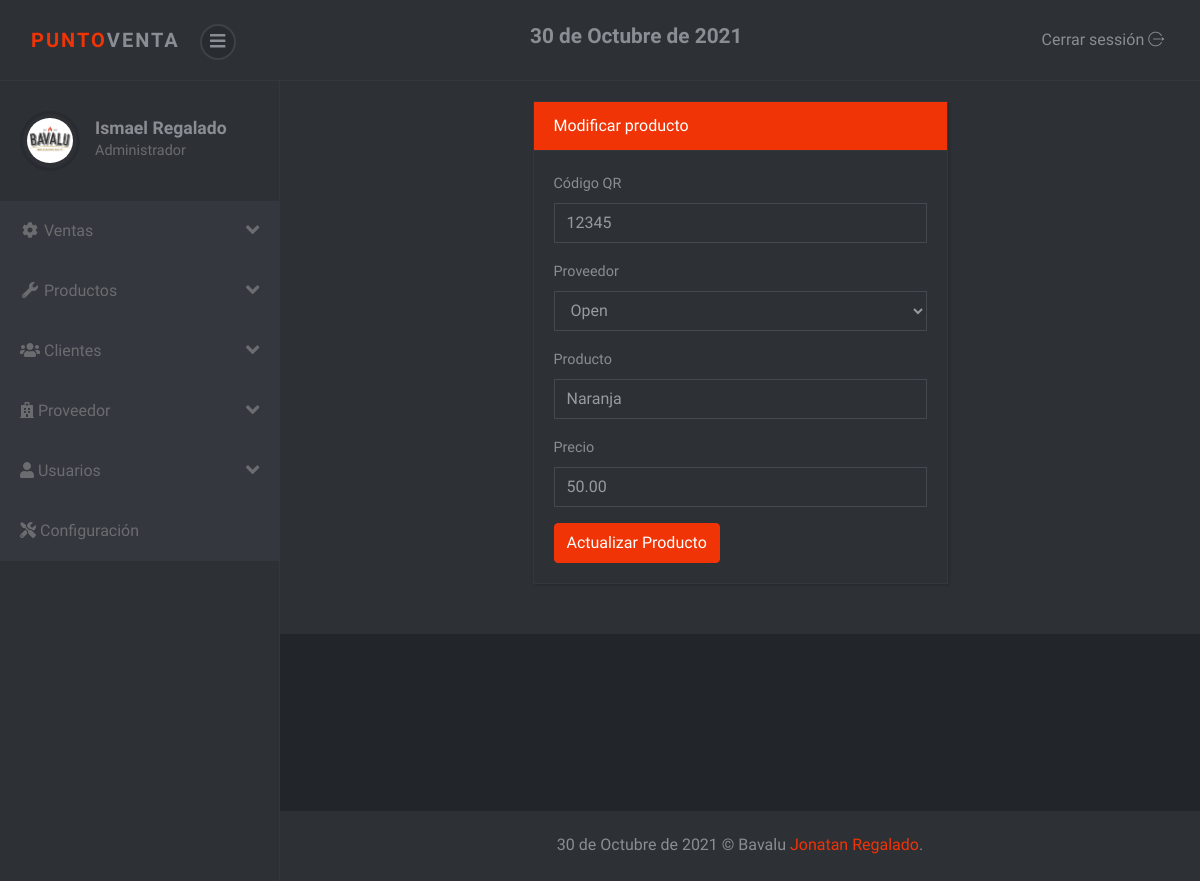
Page /sistema/editar_producto.php?id=1 (signed in) on the committed database.
### tables this page shows
CREATE TABLE `producto` (
  `codproducto` int(11) NOT NULL,
  `codigo` varchar(20) NOT NULL,
  `descripcion` varchar(200) NOT NULL,
  `proveedor` int(11) NOT NULL,
  `precio` decimal(10,2) NOT NULL,
  `existencia` int(11) NOT NULL,
  `usuario_id` int(11) NOT NULL
);

CREATE TABLE `proveedor` (
  `codproveedor` int(11) NOT NULL,
  `proveedor` varchar(100) NOT NULL,
  `contacto` varchar(100) NOT NULL,
  `telefono` int(11) NOT NULL,
  `direccion` varchar(100) NOT NULL,
  `usuario_id` int(11) NOT NULL
);

### sistema/editar_producto.php (the view, shortened to what this page needs)
<?php
include_once "includes/header.php";
include "../conexion.php";
if (empty($_REQUEST['id'])) {
  header("Location: lista_productos.php");
} else {
  $id_producto = $_REQUEST['id'];
  $query_producto = mysqli_query($conexion, "SELECT p.codproducto, p.codigo, p.descripcion, p.precio, pr.codproveedor, pr.proveedor FROM producto p INNER JOIN proveedor pr ON p.proveedor = pr.codproveedor WHERE p.codproducto = $id_producto");
  $result_producto = mysqli_num_rows($query_producto);
  if ($result_producto > 0) {
    $data_producto = mysqli_fetch_assoc($query_producto);
  } else {
    header("Location: lista_productos.php");
  }
}
?>
<div class="container-fluid">
  <div class="row">
    <div class="col-lg-6 m-auto">
      <div class="card">
        <div class="card-header bg-primary text-white">
          Modificar producto
        </div>
        <div class="card-body">
          <form action="" method="post">
            <div class="form-group">
              <label for="codigo">Código QR</label>
              <input type="text" placeholder="Ingrese código QR" name="codigo" id="codigo" class="form-control" value="<?php echo $data_producto['codigo']; ?>">
            </div>
            <div class="form-group">
              <label for="nombre">Proveedor</label>
              <select id="proveedor" name="proveedor" class="form-control">
                <option value="<?php echo $data_producto['codproveedor']; ?>" selected><?php echo $data_producto['proveedor']; ?></option>
              </select>
            </div>
            <div class="form-group">
              <label for="producto">Producto</label>
              <input type="text" class="form-control" placeholder="Ingrese nombre del producto" name="producto" id="producto" value="<?php echo $data_producto['descripcion']; ?>">
            </div>
            <div class="form-group">
              <label for="precio">Precio</label>
              <input type="text" placeholder="Ingrese precio" class="form-control" name="precio" id="precio" value="<?php echo $data_producto['precio']; ?>">
            </div>
            <input type="submit" value="Actualizar Producto" class="btn btn-primary">
          </form>
        </div>
      </div>
    </div>
  </div>
</div>
<?php include_once "includes/footer.php"; ?>

### sistema/css/style.violet.css (style rules this page uses)
body { position: relative; }
input { outline: none; }
.card { margin-bottom: 30px; -webkit-box-shadow: 2px 2px 2px rgba(0, 0, 0, 0.1), -1px 0 2px rgba(0, 0, 0, 0.05); box-shadow: 2px 2px 2px rgba(0, 0, 0, 0.1), -1px 0 2px rgba(0, 0, 0, 0.05); }
.form-control { height: calc(2.4rem + 2px); border: 1px solid #444951; background: transparent; border-radius: 0; color: #979a9f; padding: 0.45rem 0.75rem; }
button, input[type='submit'] { cursor: pointer; font-family: inherit; font-weight: 300 !important; }
form label { font-size: .9rem; color: #8a8d93; }
.btn { font-weight: 400; border: 1px solid transparent; padding: 0.45rem 0.75rem; font-size: 1rem; line-height: 1.5; border-radius: 0.25rem; -webkit-transition: color 0.15s ease-in-out, background-color 0.15s ease-in-out, border-color 0.15s ease-in-out, -webkit-box-shadow 0.15s ease-in-out; transition: color 0.15s ease-in-out, background-color 0.15s ease-in-out, border-color 0.15s ease-in-out, -webkit-box-shadow 0.15s ease-in-out; transition: color 0.15s ease-in-out, background-color 0.15s ease-in-out, border-color 0.15s ease-in-out, box-shadow 0.15s ease-in-out; transition: color 0.15s ease-in-out, background-color 0.15s ease-in-out, border-color 0.15s ease-in-out, box-shadow 0.15s ease-in-out, -webkit-box-shadow 0.15s ease-in-out; }
.btn-primary { color: color-yiq(#f03406); background-color: #f03406; border-color: #f03406; }
body { font-family: "Muli", sans-serif; font-size: 1rem; font-weight: 400; line-height: 1.5; color: #8a8d93; background-color: #fff; }
.bg-primary { background-color: #f03406 !important; }
.card { background-color: #2d3035; border: 1px solid #34373d; border-radius: 0; }
.card-body { padding: 1.25rem; }
.card-header { padding: 0.75rem 1.25rem; background-color: rgba(0, 0, 0, 0.03); border-bottom: 1px solid #34373d; }
.card-header:first-child { border-radius: 0 0 0 0; }

### rows in the picture
producto: codigo "12345", proveedor "Open", producto "Naranja", precio "50.00"

### other values in the picture
fechaGT() "30 de Octubre de 2021"
$_SESSION['nombre'] "Ismael Regalado"
